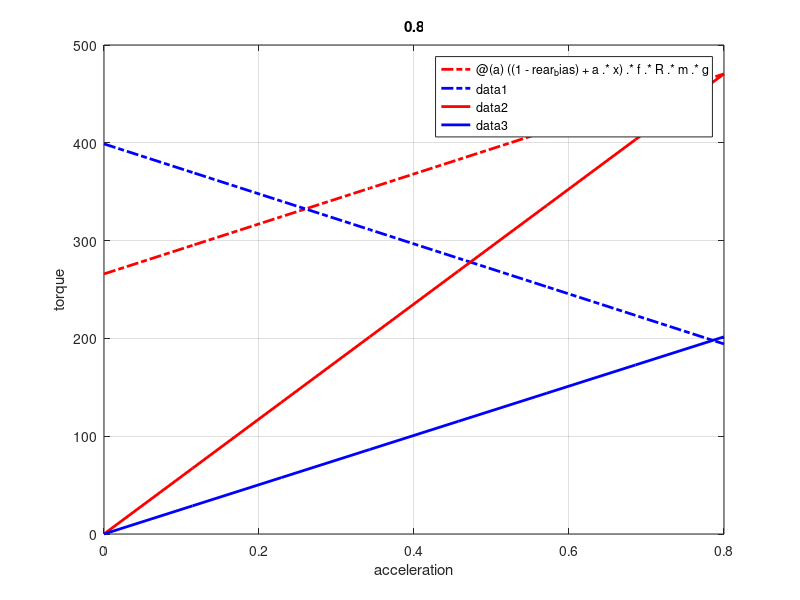

Recreate this plot in MATLAB.
%brake bias is set using specific fric coeff here for (70:30) 0.8 is used 
f = 0.8;
R=0.2921;%radius in metre
m = 290;% mass of vehicle
rear_bias=0.6;
g=9.81;
cog_height= 0.5;
wb= 1.3 ;%wheel base
x = cog_height/wb;
wf=@(a) ((1-rear_bias)+a.*x).*m.*g;%dynamic load transfer front
wr=@(a) ((rear_bias)-a.*x).*m.*g;%dynamic load transfer rear
Tbf_max=@(a) ((1-rear_bias)+a.*x).*f.*R.*m.*g;%SI units  (at diff a)
Tbr_max=@(a) ((rear_bias)-a.*x).*f.*R.*m.*g;%SI units (at diff a)
kbf=0.70;%front_biasing
kbr=0.30;%rear_biasing
fbf_max=((1-rear_bias)+0.8*x)*0.8*m.*g;%in SI units
fbr_max=((rear_bias)-0.8*x)*0.8.*m.*g;%in SI units
v=11.11;
Fb=f*g;%total maxiumum possible friction
To= fbf_max*R/kbf;% calculation of To in SI units
s=@(a) v^2/(2*a*g);%in metre
Tbf=@(a) kbf.*To.*a./0.8;%present friction at front at particular acc
Tbr=@(a) kbr.*To.*a./0.8;%SI units y= mx
%graph
figure;
fplot(Tbf_max,[0,f],"r-.","Linewidth",2)
hold on;
fplot(Tbr_max,[0,f],"b-.","Linewidth",2)
fplot(Tbf,[0,f],"r","Linewidth",2)
fplot(Tbr,[0,f],"b","Linewidth",2)
title(f);
xlabel("acceleration")
ylabel("torque")
grid on;

